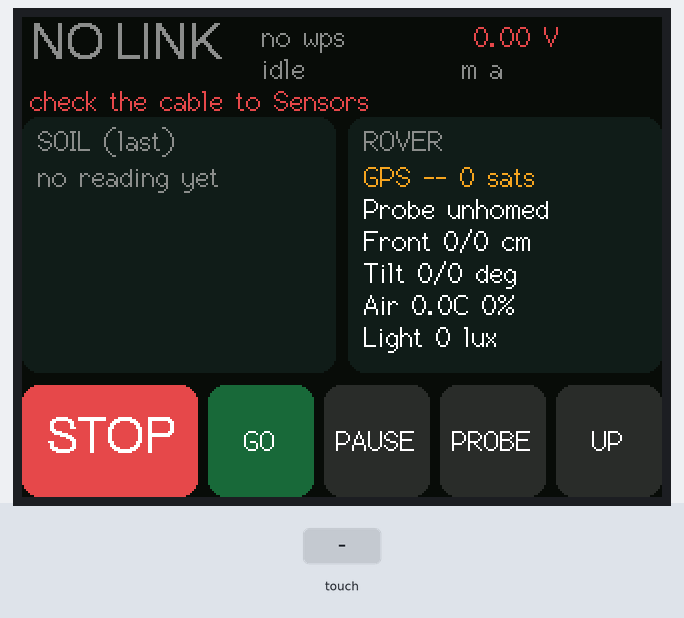
A sketch run on a simulated ESP32. Parts: 320×240 colour display. The test bench sets the inputs (shaded band). EEPROM starts erased; what the sketch prints to the serial monitor is not drawn.

Above: at 1.5 s.
1.6 s: screen touched at 13 % across, 90 % down
At 1.68 s:
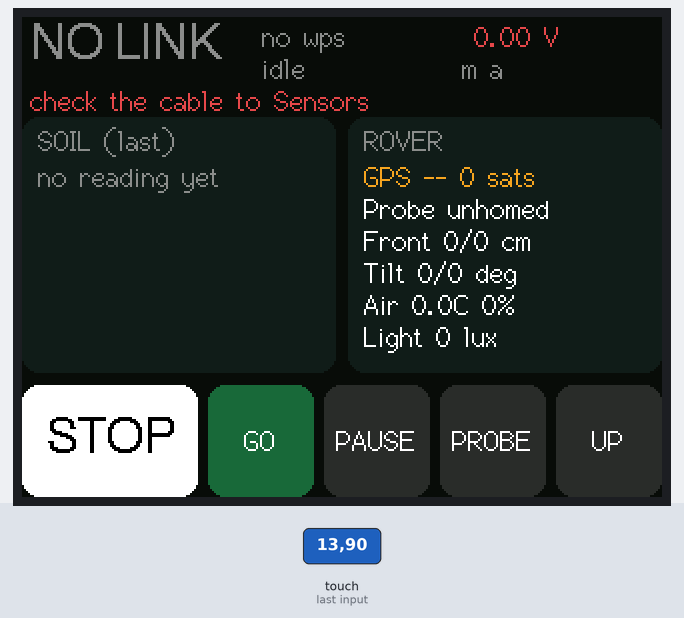
3.2 s: screen touched at 38 % across, 90 % down
At 3.32 s:
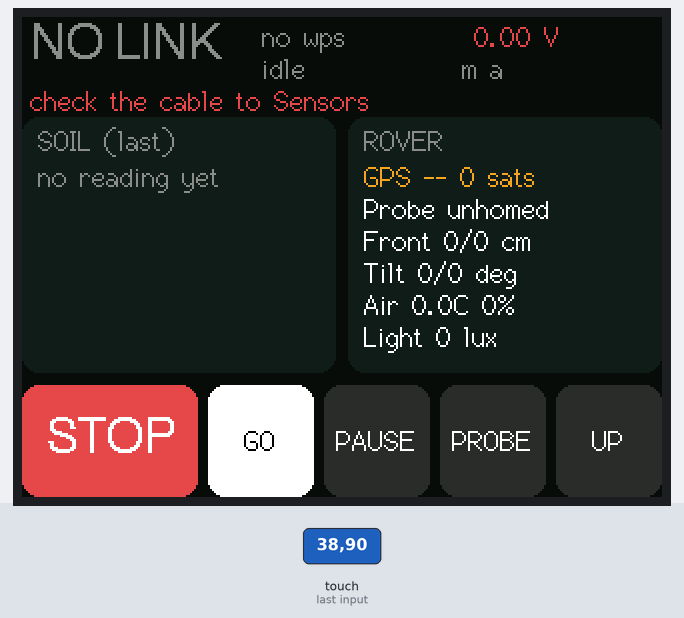
4.9 s: screen touched at 62 % across, 90 % down
At 4.98 s:
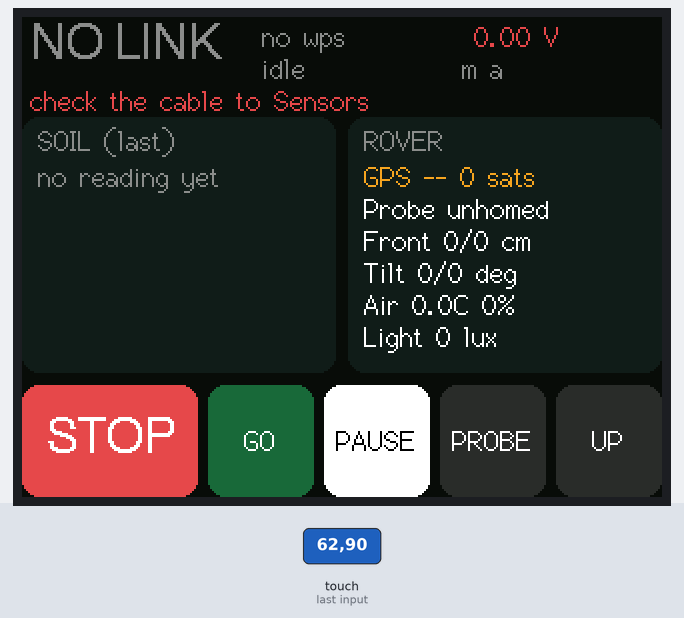
6.5 s: screen touched at 87 % across, 90 % down
At 6.61 s:
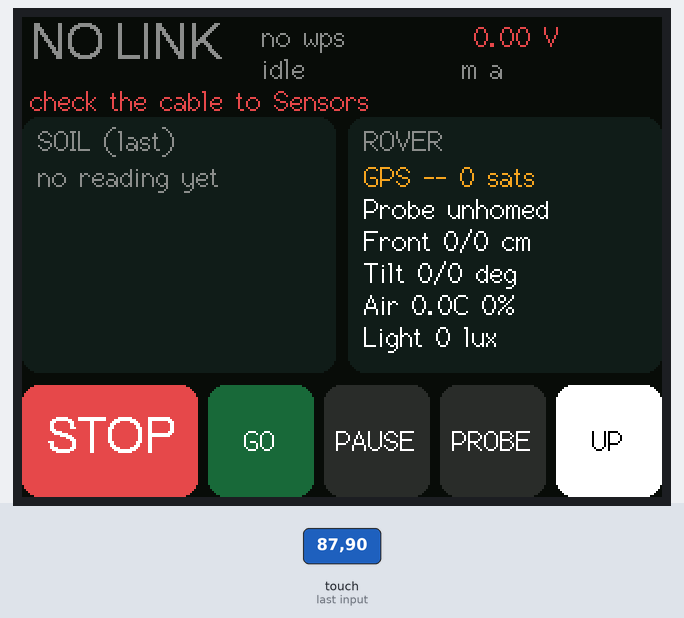
Timing chart, 0 to 9.5 s (numbered marks = the images above; inputs shaded):
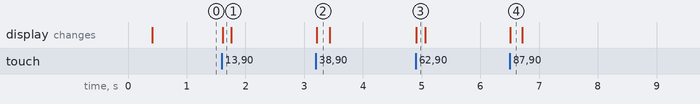

Measured:
- after the input at 1.6 s, the display: changes at once (image 1)
- after the input at 3.2 s, the display: changes at once (image 2)
- after the input at 4.9 s, the display: changes at once (image 3)
- after the input at 6.5 s, the display: changes at once (image 4)

The sketch:

display.ino
```cpp
// AgriBot - CYD touchscreen (ESP32-2432S028R)
//
// Shows what the rover is doing, plus big STOP / GO / PAUSE / PROBE / UP
// buttons. Talks to Sensors through the 4-pin cable on the CYD's P1 connector
// (VIN, TX, RX, GND). That's the same UART as the CYD's USB, so:
//   - unplug the cable from the rover before uploading
//   - no Serial.print anywhere in here, it would go down the cable
//
// STOP here goes CYD -> Sensors -> Motion, so it's a software stop, same as
// the phone. Not a real e-stop.
//
// First boot (or keep your finger on the screen while it turns on) it asks
// you to touch the 4 corners to calibrate, then saves it.
//
// Board: ESP32 Dev Module, ESP32 core 3.x, LovyanGFX.
// If the colours look wrong or it's mirrored, it's the 2-USB CYD with the
// ST7789, change Panel_ILI9341 to Panel_ST7789.

#define LGFX_USE_V1
#include <LovyanGFX.hpp>
#include <Preferences.h>
#include "agrilink.h"

#define LINK_BAUD 38400   // must match DISPLAY_LINK_BAUD in sensors.ino

class LGFX : public lgfx::LGFX_Device {
  lgfx::Panel_ILI9341 panel;
  lgfx::Bus_SPI bus;
  lgfx::Light_PWM light;
  lgfx::Touch_XPT2046 touch;
 public:
  LGFX() {
    { auto c = bus.config();
      c.spi_host = HSPI_HOST; c.spi_mode = 0; c.freq_write = 40000000; c.freq_read = 16000000;
      c.spi_3wire = false; c.use_lock = true; c.dma_channel = SPI_DMA_CH_AUTO;
      c.pin_sclk = 14; c.pin_mosi = 13; c.pin_miso = 12; c.pin_dc = 2;
      bus.config(c); panel.setBus(&bus); }
    { auto c = panel.config();
      c.pin_cs = 15; c.pin_rst = -1; c.pin_busy = -1;
      c.panel_width = 240; c.panel_height = 320; c.offset_rotation = 0;
      c.readable = true; c.invert = false; c.rgb_order = false; c.dlen_16bit = false; c.bus_shared = false;
      panel.config(c); }
    { auto c = light.config();
      c.pin_bl = 21; c.invert = false; c.freq = 12000; c.pwm_channel = 7;
      light.config(c); panel.setLight(&light); }
    { auto c = touch.config();   // touch is on its own SPI pins on the CYD
      c.x_min = 300; c.x_max = 3900; c.y_min = 200; c.y_max = 3700;
      c.pin_int = 36; c.bus_shared = false; c.offset_rotation = 0;
      c.spi_host = VSPI_HOST; c.freq = 1000000;
      c.pin_sclk = 25; c.pin_mosi = 32; c.pin_miso = 39; c.pin_cs = 33;
      touch.config(c); panel.setTouch(&touch); }
    setPanel(&panel);
  }
};

LGFX lcd;
AgriLink sensorsLink(Serial);
Preferences prefs;

DisplayState st = {};
char statusText[61] = "waiting for Sensors...";
bool haveState = false, statusDirty = true;

// colours
#define C_BG   0x0861   // near-black green
#define C_CARD 0x10E3
#define C_TXT  TFT_WHITE
#define C_DIM  0x8C71
#define C_OK   0x3E6D
#define C_BAD  0xE249
#define C_WARN 0xF524

struct Button { int x, y, w, h; const char* label; uint8_t action; uint16_t color; };
Button buttons[] = {
  {0,   184, 88, 56, "STOP",  UI_STOP,          C_BAD},
  {93,  184, 53, 56, "GO",    UI_START_MISSION, 0x1B47},
  {151, 184, 53, 56, "PAUSE", UI_PAUSE,         0x2965},
  {209, 184, 53, 56, "PROBE", UI_PROBE_NOW,     0x2965},
  {267, 184, 53, 56, "UP",    UI_RAISE_PROBE,   0x2965},
};

static const char* const STEP_TEXT[] = {"idle", "waiting GPS", "find heading", "turning", "driving", "avoiding",
                                        "avoiding", "avoiding", "probing", "paused", "done", "ABORTED"};
static const char* const PROBE_TEXT[] = {"unhomed", "up", "lowering", "DOWN", "raising", "homing", "FAULT"};
static const char* const MODE_TEXT[] = {"IDLE", "MANUAL", "MISSION"};

static void drawButton(const Button& b, bool pressed) {
  lcd.fillRoundRect(b.x, b.y, b.w, b.h, 8, pressed ? TFT_WHITE : b.color);
  lcd.setTextColor(pressed ? TFT_BLACK : TFT_WHITE);
  lcd.setFont(b.action == UI_STOP ? &fonts::Font4 : &fonts::Font2);
  lcd.setTextDatum(middle_center);
  lcd.drawString(b.label, b.x + b.w / 2, b.y + b.h / 2);
  lcd.setTextDatum(top_left);
}

static void drawStatic() {
  lcd.fillScreen(C_BG);
  lcd.fillRoundRect(0, 50, 157, 128, 8, C_CARD);
  lcd.fillRoundRect(163, 50, 157, 128, 8, C_CARD);
  lcd.setFont(&fonts::Font2);
  lcd.setTextColor(C_DIM, C_CARD);
  lcd.drawString("SOIL (last)", 8, 54);
  lcd.drawString("ROVER", 171, 54);
  for (auto& b : buttons) drawButton(b, false);
}

#define field(x, y, fg, bg, ...) fieldW(x, y, fg, bg, 19, __VA_ARGS__)
// pad with spaces so a shorter number covers the old longer one
static void fieldW(int x, int y, uint16_t fg, uint16_t bg, int width, const char* fmt, ...) {
  char buf[40];
  va_list ap; va_start(ap, fmt); vsnprintf(buf, sizeof buf, fmt, ap); va_end(ap);
  char pad[41]; snprintf(pad, sizeof pad, "%-*.*s", width, width, buf);
  lcd.setTextColor(fg, bg);
  lcd.drawString(pad, x, y);
}

static void drawState() {
  bool linked = sensorsLink.alive(2000);
  lcd.setFont(&fonts::Font2);

  // top bar
  uint16_t modeCol = st.mode == MODE_MISSION ? C_OK : (st.mode == MODE_MANUAL ? C_WARN : C_DIM);
  lcd.setTextColor(modeCol, C_BG);
  lcd.setFont(&fonts::Font4);
  char top[32];
  snprintf(top, sizeof top, "%-8s", linked ? MODE_TEXT[min<uint8_t>(st.mode, 2)] : "NO LINK");
  lcd.drawString(top, 4, 2);
  lcd.setFont(&fonts::Font2);
  float v = st.batt_mV / 1000.0f;
  fieldW(220, 2, v < 11.6f ? C_BAD : C_TXT, C_BG, 9, "%5.2f V", v);
  fieldW(220, 18, C_DIM, C_BG, 10, "%s%s%s%s",
        (st.flags & DISP_FLAG_MOTION_LINK) ? "M " : "m ", (st.flags & DISP_FLAG_AUDIO_LINK) ? "A " : "a ",
        (st.flags & DISP_FLAG_PHONE) ? "P " : "  ", (st.flags & DISP_FLAG_SIM) ? "SIM" : "");
  if (st.wp_count) fieldW(120, 2, C_TXT, C_BG, 11, "wp %u/%u", min<int>(st.wp_index + 1, st.wp_count), st.wp_count);
  else fieldW(120, 2, C_DIM, C_BG, 11, "no wps");
  fieldW(120, 18, C_DIM, C_BG, 11, "%s", STEP_TEXT[min<uint8_t>(st.mission_step, 11)]);

  if (statusDirty || !linked) {
    statusDirty = false;
    char s[64]; snprintf(s, sizeof s, "%-40s", linked ? statusText : "check the cable to Sensors");
    lcd.setTextColor(linked ? C_TXT : C_BAD, C_BG);
    lcd.drawString(s, 4, 34);
  }

  // soil
  int y = 72;
  if (st.flags & DISP_FLAG_HAS_READING) {
    field(8, y, C_TXT, C_CARD, "Moist  %.1f %%", st.moisture_d10 / 10.0f); y += 16;
    field(8, y, C_TXT, C_CARD, "Temp   %.1f C", st.soil_temp_d10 / 10.0f); y += 16;
    field(8, y, C_TXT, C_CARD, "EC     %u uS", st.ec); y += 16;
    field(8, y, C_TXT, C_CARD, "pH     %.1f", st.ph_d10 / 10.0f); y += 16;
    field(8, y, C_TXT, C_CARD, "N %u P %u K %u", st.n, st.p, st.k); y += 16;
  } else {
    field(8, y, C_DIM, C_CARD, "no reading yet");
  }

  // rover
  y = 72;
  bool fix = st.flags & DISP_FLAG_GPS_FIX;
  field(171, y, fix ? C_OK : C_WARN, C_CARD, "GPS %s %u sats", fix ? "ok" : "--", st.sats); y += 16;
  field(171, y, st.probe_state == PROBE_DOWN || st.probe_state == PROBE_FAULT ? C_WARN : C_TXT, C_CARD,
        "Probe %s", PROBE_TEXT[min<uint8_t>(st.probe_state, 6)]); y += 16;
  char l[8], r[8];
  if (st.us_left_mm == 0xFFFF) strcpy(l, "--"); else snprintf(l, sizeof l, "%u", st.us_left_mm / 10);
  if (st.us_right_mm == 0xFFFF) strcpy(r, "--"); else snprintf(r, sizeof r, "%u", st.us_right_mm / 10);
  field(171, y, C_TXT, C_CARD, "Front %s/%s cm", l, r); y += 16;
  field(171, y, C_TXT, C_CARD, "Tilt %.0f/%.0f deg", st.roll_d10 / 10.0f, st.pitch_d10 / 10.0f); y += 16;
  if (st.air_temp_d10 != INT16_MIN) field(171, y, C_TXT, C_CARD, "Air %.1fC %u%%", st.air_temp_d10 / 10.0f, st.humidity);
  else field(171, y, C_DIM, C_CARD, "Air --");
  y += 16;
  if (st.lux != 0xFFFF) field(171, y, C_TXT, C_CARD, "Light %u lux", st.lux);
}

static void calibrate() {
  lcd.fillScreen(TFT_BLACK);
  lcd.setTextColor(TFT_WHITE);
  lcd.setFont(&fonts::Font2);
  lcd.setTextDatum(middle_center);
  lcd.drawString("Touch the arrows in each corner", lcd.width() / 2, lcd.height() / 2);
  lcd.setTextDatum(top_left);
  uint16_t cal[8];
  lcd.calibrateTouch(cal, TFT_WHITE, TFT_BLACK, 20);
  prefs.putBytes("cal", cal, sizeof cal);
}

void setup() {
  Serial.begin(LINK_BAUD);   // UART0 = P1 = the cable to Sensors
  lcd.init();
  lcd.setRotation(1);        // sideways, USB on the left
  lcd.setBrightness(200);

  prefs.begin("agribot", false);
  uint16_t cal[8];
  int32_t tx, ty;
  bool holding = lcd.getTouchRaw(&tx, &ty);
  if (holding || prefs.getBytes("cal", cal, sizeof cal) != sizeof cal) calibrate();
  else lcd.setTouchCalibrate(cal);

  drawStatic();
}

void loop() {
  while (sensorsLink.poll()) {
    if (sensorsLink.type == MSG_DISPLAY && sensorsLink.get(st)) haveState = true;
    else if (sensorsLink.type == MSG_STATUS_TEXT) {
      TextMsg t;
      if (sensorsLink.get(t)) { t.text[59] = 0; strlcpy(statusText, t.text, sizeof statusText); statusDirty = true; }
    }
  }

  // buttons: send on press, white while held
  static int held = -1;
  static uint32_t lastSend = 0;
  int32_t x, y;
  bool touching = lcd.getTouch(&x, &y);
  int hit = -1;
  if (touching)
    for (int i = 0; i < (int)(sizeof buttons / sizeof buttons[0]); i++)
      if (x >= buttons[i].x && x < buttons[i].x + buttons[i].w && y >= buttons[i].y && y < buttons[i].y + buttons[i].h) hit = i;
  if (hit != held) {
    if (held >= 0) drawButton(buttons[held], false);
    if (hit >= 0) {
      drawButton(buttons[hit], true);
      UiAction a = {buttons[hit].action};
      sensorsLink.send(MSG_UI_ACTION, a);
      lastSend = millis();
    }
    held = hit;
  }
  // keep spamming STOP while it's held in case one gets lost
  if (held >= 0 && buttons[held].action == UI_STOP && millis() - lastSend > 200) {
    UiAction a = {UI_STOP};
    sensorsLink.send(MSG_UI_ACTION, a);
    lastSend = millis();
  }

  static uint32_t lastDraw = 0;
  if (millis() - lastDraw >= 250) { lastDraw = millis(); drawState(); }
  delay(5);
}
```

agrilink.h
```cpp
// agrilink.h - how the ESP32s talk to each other over the UART wires
//
// Every sketch folder has its own copy of this file because the Arduino IDE
// won't include anything outside the sketch folder. I only edit the one in
// common/ and then run sync_common.sh. If the copies don't match, the boards
// read each other's messages wrong and you'll waste an evening on it.
//
// Frame: 0xA5 0x5A | type | len | payload | crc8
// crc8 is over type + len + payload (poly 0x07). All the chips are ESP32s so
// they're all little-endian, which means I just send the packed structs raw.

#pragma once
#include <Arduino.h>

#define AGRILINK_VERSION 1
#define AGRILINK_MAX_PAYLOAD 64

// ---------------- message types ----------------
enum : uint8_t {
  // Sensors -> Motion
  MSG_DRIVE        = 0x10,  // DriveCmd, sent at 20 Hz. This is also the deadman heartbeat
  MSG_PROBE        = 0x11,  // ProbeCmd

  // Motion -> Sensors
  MSG_MOTION_STATE = 0x20,  // MotionState, 20 Hz

  // Sensors -> Audio
  MSG_PLAY         = 0x30,  // PlayCmd
  MSG_STOP_AUDIO   = 0x31,  // no payload
  MSG_SMS_SEND     = 0x32,  // TextMsg, goes to OWNER_NUMBER

  // Audio -> Sensors
  MSG_AUDIO_STATE  = 0x40,  // AudioState, 1 Hz
  MSG_SMS_RECEIVED = 0x41,  // TextMsg, only from OWNER_NUMBER

  // Sensors -> Display
  MSG_DISPLAY      = 0x50,  // DisplayState, 4 Hz
  MSG_STATUS_TEXT  = 0x51,  // TextMsg, one status line

  // Display -> Sensors
  MSG_UI_ACTION    = 0x60,  // UiAction
};

// ---------------- payloads ----------------
// Drive flags
#define DRIVE_FLAG_IGNORE_OBSTACLE 0x01  // let Motion drive forward even with something in front

struct __attribute__((packed)) DriveCmd {
  int16_t throttle;   // -1000..1000, + = forward
  int16_t steer;      // -1000..1000, + = turn right
  uint8_t pan;        // servo degrees 0..180
  uint8_t tilt;       // servo degrees 0..180
  uint8_t flags;
};

enum : uint8_t { PROBE_CMD_STOP = 0, PROBE_CMD_LOWER = 1, PROBE_CMD_RAISE = 2, PROBE_CMD_HOME = 3 };

struct __attribute__((packed)) ProbeCmd {
  uint8_t  cmd;
  uint16_t depth_mm;  // only used by PROBE_CMD_LOWER
};

enum : uint8_t {
  PROBE_UNHOMED = 0,  // position unknown after boot, wheels locked until homed
  PROBE_UP      = 1,
  PROBE_LOWERING= 2,
  PROBE_DOWN    = 3,
  PROBE_RAISING = 4,
  PROBE_HOMING  = 5,
  PROBE_FAULT   = 6,  // DRV8825 FAULT pin went low
};

// MotionState flags
#define MOTION_FLAG_DEADMAN      0x01  // no DriveCmd in DEADMAN_MS, motors forced to 0
#define MOTION_FLAG_OBSTACLE     0x02  // forward motion blocked by an ultrasonic
#define MOTION_FLAG_PROBE_LOCK   0x04  // wheels locked because the probe isn't up
#define MOTION_FLAG_STEPPER_FAULT 0x08

struct __attribute__((packed)) MotionState {
  uint16_t batt_mV;
  uint16_t us_left_mm;   // HC-SR04 #1, 0xFFFF = nothing in range
  uint16_t us_right_mm;  // HC-SR04 #2
  int16_t  left_out;     // what the left side is actually doing, -1000..1000
  int16_t  right_out;
  uint8_t  probe_state;
  uint16_t probe_mm;     // how far down the probe is
  uint8_t  flags;
};

struct __attribute__((packed)) PlayCmd {
  uint8_t clip;    // plays /NN.wav off the microSD, see CLIP_* below
  uint8_t volume;  // 0..100, 255 = keep current
};

// Clip numbers. Record these yourself and save them as /01.wav, /02.wav ...
// (16-bit PCM WAV, mono or stereo, any sample rate up to 48 kHz)
enum : uint8_t {
  CLIP_BOOT = 1, CLIP_MISSION_START = 2, CLIP_WAYPOINT = 3, CLIP_PROBE_DOWN = 4,
  CLIP_READING_SAVED = 5, CLIP_OBSTACLE = 6, CLIP_ERROR = 7, CLIP_MISSION_DONE = 8,
  CLIP_LOW_BATTERY = 9, CLIP_HORN = 10,
};

enum : uint8_t { SIM_NONE = 0, SIM_STARTING = 1, SIM_READY = 2, SIM_REGISTERED = 3 };

struct __attribute__((packed)) AudioState {
  uint8_t sim;      // SIM_*
  uint8_t rssi;     // AT+CSQ value 0..31, 99 = unknown
  uint8_t playing;  // clip number, 0 = silent
  uint8_t sd_ok;
  uint8_t sms_queue;
};

struct __attribute__((packed)) TextMsg {
  char text[60];   // zero-terminated
};

enum : uint8_t { MODE_IDLE = 0, MODE_MANUAL = 1, MODE_MISSION = 2 };

// DisplayState flags
#define DISP_FLAG_MOTION_LINK 0x01
#define DISP_FLAG_AUDIO_LINK  0x02
#define DISP_FLAG_GPS_FIX     0x04
#define DISP_FLAG_PHONE       0x08
#define DISP_FLAG_SIM         0x10
#define DISP_FLAG_HAS_READING 0x20

struct __attribute__((packed)) DisplayState {
  uint8_t  mode;         // MODE_*
  uint8_t  mission_step; // MissionStep in sensors.ino
  uint8_t  wp_index;
  uint8_t  wp_count;
  uint16_t batt_mV;
  int32_t  lat_e7;
  int32_t  lon_e7;
  uint8_t  sats;
  uint8_t  probe_state;
  uint16_t us_left_mm;
  uint16_t us_right_mm;
  int16_t  roll_d10;     // degrees x10
  int16_t  pitch_d10;
  int16_t  air_temp_d10;
  uint8_t  humidity;
  uint16_t lux;
  // last soil reading
  uint16_t moisture_d10; // % x10
  int16_t  soil_temp_d10;
  uint16_t ec;           // uS/cm
  uint8_t  ph_d10;
  uint16_t n, p, k;      // mg/kg
  uint8_t  flags;        // DISP_FLAG_*
};

enum : uint8_t {
  UI_STOP = 1, UI_START_MISSION = 2, UI_PAUSE = 3, UI_PROBE_NOW = 4, UI_RAISE_PROBE = 5,
  UI_HORN = 6, UI_ADD_WAYPOINT_HERE = 7,
};

struct __attribute__((packed)) UiAction {
  uint8_t action;
};

static_assert(sizeof(DisplayState) <= AGRILINK_MAX_PAYLOAD, "DisplayState too big");

// ---------------- framing ----------------
static inline uint8_t agrilink_crc8(uint8_t crc, const uint8_t* d, size_t n) {
  while (n--) {
    crc ^= *d++;
    for (int i = 0; i < 8; i++) crc = (crc & 0x80) ? (uint8_t)((crc << 1) ^ 0x07) : (uint8_t)(crc << 1);
  }
  return crc;
}

class AgriLink {
 public:
  explicit AgriLink(Stream& s) : io(s) {}

  void send(uint8_t type, const void* payload, uint8_t len) {
    if (len > AGRILINK_MAX_PAYLOAD) return;
    uint8_t hdr[4] = {0xA5, 0x5A, type, len};
    uint8_t crc = agrilink_crc8(0, hdr + 2, 2);
    crc = agrilink_crc8(crc, (const uint8_t*)payload, len);
    io.write(hdr, 4);
    if (len) io.write((const uint8_t*)payload, len);
    io.write(crc);
    txCount++;
  }
  template <typename T> void send(uint8_t type, const T& msg) { send(type, &msg, sizeof(T)); }
  void sendText(uint8_t type, const char* s) {
    TextMsg m; memset(&m, 0, sizeof m); strlcpy(m.text, s, sizeof m.text); send(type, m);
  }

  // Call often. Returns true once per complete, valid frame; read it from type/len/buf.
  bool poll() {
    while (io.available()) {
      uint8_t b = io.read();
      switch (st) {
        case 0: st = (b == 0xA5) ? 1 : 0; break;
        case 1: st = (b == 0x5A) ? 2 : (b == 0xA5 ? 1 : 0); break;
        case 2: type = b; st = 3; break;
        case 3:
          len = b; pos = 0;
          if (len > AGRILINK_MAX_PAYLOAD) { st = 0; badCount++; }
          else st = len ? 4 : 5;
          break;
        case 4: buf[pos++] = b; if (pos >= len) st = 5; break;
        case 5: {
          st = 0;
          uint8_t hdr[2] = {type, len};
          uint8_t crc = agrilink_crc8(agrilink_crc8(0, hdr, 2), buf, len);
          if (crc == b) { lastRxMs = millis(); rxCount++; return true; }
          badCount++;
          break;
        }
      }
    }
    return false;
  }

  // Copy the last frame into a struct if the length matches.
  template <typename T> bool get(T& out) const {
    if (len != sizeof(T)) return false;
    memcpy(&out, buf, sizeof(T));
    return true;
  }
  bool alive(uint32_t timeoutMs) const { return lastRxMs && (millis() - lastRxMs) < timeoutMs; }

  uint8_t type = 0, len = 0;
  uint8_t buf[AGRILINK_MAX_PAYLOAD];
  uint32_t lastRxMs = 0, rxCount = 0, txCount = 0, badCount = 0;

 private:
  Stream& io;
  uint8_t st = 0, pos = 0;
};
```
